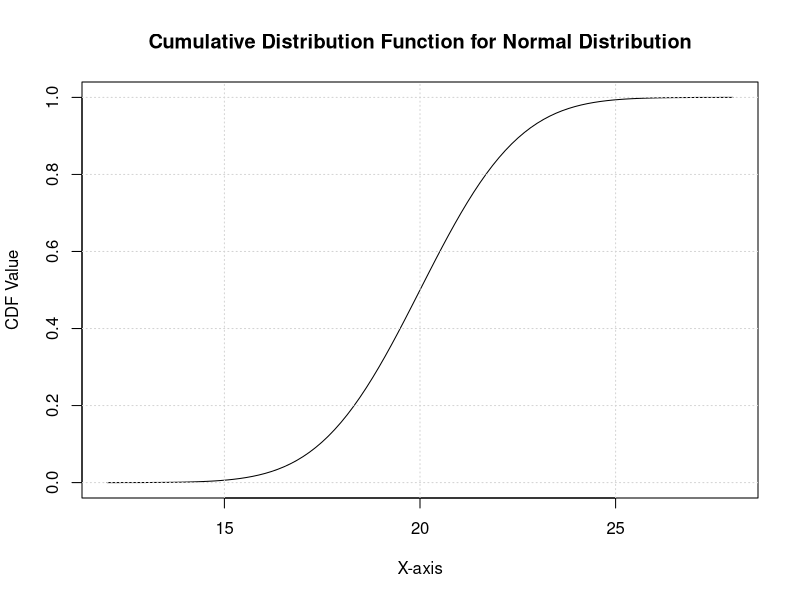
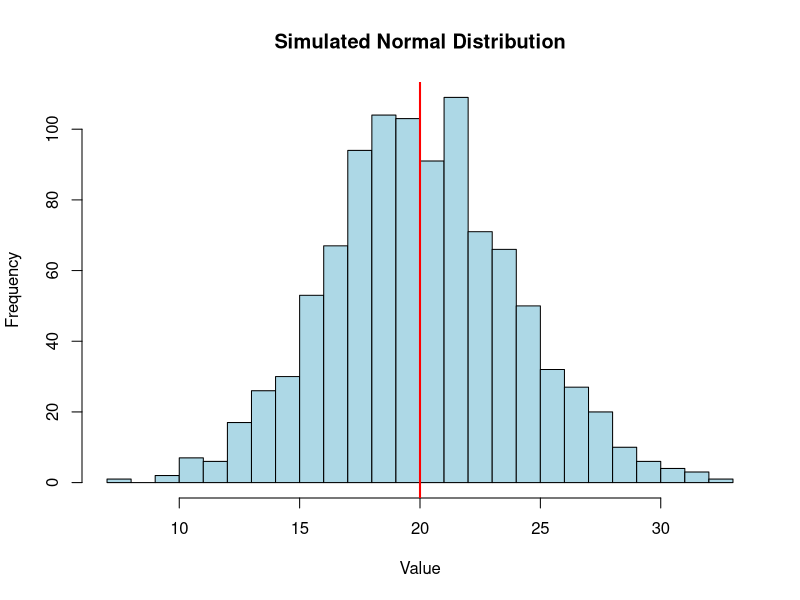

These charts were generated, in order, by the following R code:


mean <- 20
variance <- 4


std_deviation <- sqrt(variance)

x <- seq(mean - 4 * std_deviation, mean + 4 * std_deviation, length.out = 100)


cdf_values <- pnorm(x, mean, std_deviation)

plot(x, cdf_values, type = "l", xlab = "X-axis", ylab = "CDF Value",
     main = "Cumulative Distribution Function for Normal Distribution")
grid()

mean <- 20
std_deviation <- 4


num_samples <- 1000
simulated_data <- rnorm(num_samples, mean, std_deviation)
hist(simulated_data, breaks = 30, main = "Simulated Normal Distribution",
     xlab = "Value", ylab = "Frequency", col = "lightblue")
abline(v = mean, col = "red", lwd = 2)
z_values <- seq(-3,3,by=0.1)
cumulative_probs<-pnorm(z_values)
z_table<- data.frame(Z_Value= z_values,Cumulative_Probability = cumulative_probs)
print(z_table)